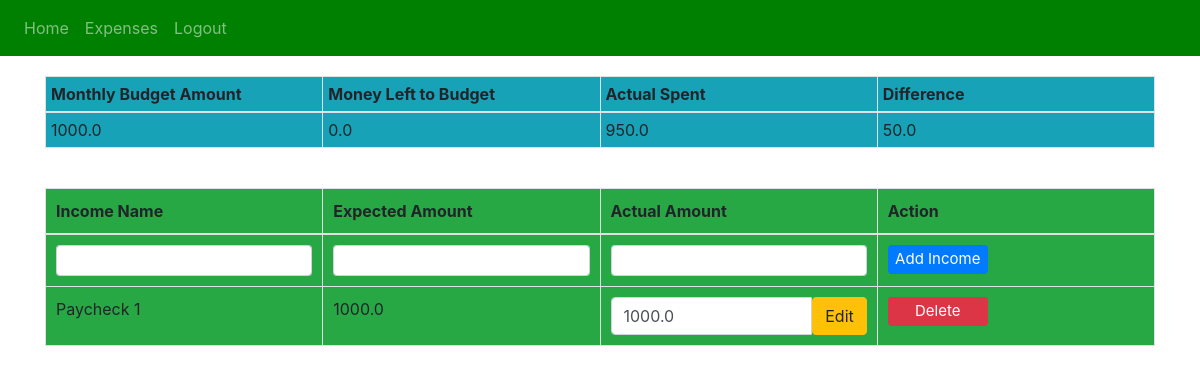
The app's page / (signed in) with its own data.
### website/models.py (models this page shows)
class Income(db.Model):
    id = db.Column(db.Integer, primary_key=True)
    income_name = db.Column(db.String(150))
    expected_income = db.Column(db.Float)
    actual_income = db.Column(db.Float)
    date = db.Column(db.DateTime(timezone=True), default=func.now())
    user_id = db.Column(db.Integer, db.ForeignKey('user.id'))

### website/views.py (the view)
@views.route('/', methods=['GET', 'POST'])
@login_required
def home():
    if request.method == 'POST':
        if 'expenseName' in request.form:
            addExpense()
        if 'incomeName' in request.form:
            addIncome()
    return render_template(
        "home.html",
        user=current_user,
        total_income=current_user.get_total_income(),
        remaining_to_budget=current_user.get_remaining_to_budget(),
        actual_spent=current_user.get_actual_spent(),
        difference=current_user.get_difference()
    )

### website/__init__.py (called while the page is built)
def create_app():
    app = Flask(__name__)
    app.config['SECRET_KEY'] = 'alhgaklgdakd jakhgakaggaae'
    app.config['SQLALCHEMY_DATABASE_URI'] = f'sqlite:///{DB_NAME}'
    db.init_app(app)
    from .views import views
    from .auth import auth
    app.register_blueprint(views, url_prefix='/')
    app.register_blueprint(auth, url_prefix='/')
    from .models import User, Expense, Income
    with app.app_context():
        db.create_all()
    login_manager = LoginManager()
    login_manager.login_view = 'auth.login'
    login_manager.init_app(app)
    @login_manager.user_loader
    def load_user(id):
        return User.query.get(int(id))
    return app

### website/models.py (called while the page is built)
    def get_total_income(self):
        return sum(income.expected_income for income in self.incomes)

    def get_total_actual_income(self):
        return sum(income.actual_income for income in self.incomes)

    def get_total_expenses(self):
        return sum(expense.expected_expense for expense in self.expenses)

    def get_remaining_to_budget(self):
        return self.get_total_income() - self.get_total_expenses()

    def get_actual_spent(self):
        return sum(expense.actual_expense for expense in self.expenses)

    def get_difference(self):
        return (self.get_total_actual_income() - self.get_actual_spent())

### website/templates/home.html (shortened to what this page needs)
{% extends "base.html" %}
{% block content %}
<div id="tableContainer">
    <table class="table table-bordered" id="budgetTable">
        <thead>
            <tr>
                <th class="bg-info">Monthly Budget Amount</th>
                <th class="bg-info">Money Left to Budget</th>
                <th class="bg-info">Actual Spent</th>
                <th class="bg-info">Difference</th>
            </tr>
        </thead>
        <tbody>
            <tr>
                <td class="bg-info">{{ total_income }}</td>
                <td class="bg-info">{{ remaining_to_budget }}</td>
                <td class="bg-info">{{ actual_spent }}</td>
                <td class="bg-info">{{ difference }}</td>
            </tr>
        </tbody>
    </table>
</div>
<div id="tableContainer">
<table class="table table-bordered" id="incomeTable">
    <thead>
        <tr>
            <th class="bg-success">Income Name</th>
            <th class="bg-success">Expected Amount</th>
            <th class="bg-success">Actual Amount</th>
            <th class="bg-success">Action</th>
        </tr>
    </thead>
    <tbody>
            <tr>
                <form method="POST">
                    <td class="bg-success">
                        <input class="form-control form-control-sm" type="text" id="incomeName" name="incomeName" required>
                    </td>
                    <td class="bg-success">
                        <input class="form-control form-control-sm" type="number" step="0.01" id="expectedIncome" name="expectedIncome" required>
                    </td>
                    <td class="bg-success">
                        <input class="form-control form-control-sm" type="number" step="0.01" id="actualIncome" name="actualIncome" required>
                    </td>
                    <td class="bg-success">
                        <button type="submit" class="btn btn-primary btn-sm btn-custom">Add Income</button>
                    </td>
                </form>
            </tr>
        {% for income in user.incomes %}
        <tr>
            <td class="bg-success">{{ income.income_name }}</td>
            <td class="bg-success">{{ income.expected_income }}</td>
            <td class="bg-success">
            	<form id="form-{{ income.id }}" method="POST">
                    <div class="input-group">
                        <input type="number" class="form-control" name="actualIncome" value="{{ income.actual_income }}" aria-describedby="button-addon2" required>
                    	<button class="btn btn-warning" type="button" id="button-addon2" onClick="updateIncome({{ income.id }})">Edit</button>
                   </div>
                </form>
	        </td>
            <td class="bg-success">
                <button type="button" class="btn btn-danger btn-sm btn-custom" onClick="deleteIncome({{ income.id }})">Delete</button>
            </td>
        </tr>
        {% endfor %}
    </tbody>
</table>
</div>
{% endblock %}

### website/templates/home.html (style rules this page uses)
.btn-custom { padding: 2px 5px; font-size: 15px; width: 100px; }
#incomeTable th, #incomeTable td { padding: 10px; width: calc(100% / 4); }
#tableContainer { display: flex; justify-content: center; border-collapse: collapse; flex-direction: column; align-items: center; width: 100%; }
#incomeTable { margin: 20px 0; }
#budgetTable { margin: 20px 0; }
#budgetTable th, #budgetTable td { padding: 5px; width: calc(100% / 4); }
.input-group, .input-group input, .input-group button { margin-bottom: 0 !important; }

### records on screen
Income: income_name "Paycheck 1", expected_income "1000.0", actualIncome "1000.0"

### other values on screen
{{ total_income }} "1000.0"
{{ remaining_to_budget }} "0.0"
{{ actual_spent }} "950.0"
{{ difference }} "50.0"
